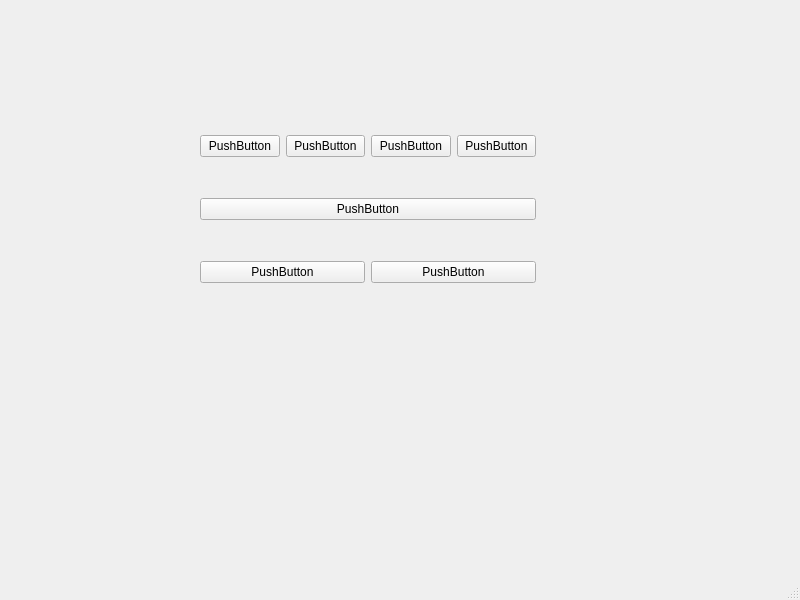
<?xml version="1.0" encoding="UTF-8"?>
<ui version="4.0">
 <class>MainWindow</class>
 <widget class="QMainWindow" name="MainWindow">
  <property name="geometry">
   <rect>
    <x>0</x>
    <y>0</y>
    <width>800</width>
    <height>600</height>
   </rect>
  </property>
  <property name="windowTitle">
   <string>MainWindow</string>
  </property>
  <widget class="QWidget" name="centralwidget">
   <widget class="QWidget" name="gridLayoutWidget">
    <property name="geometry">
     <rect>
      <x>200</x>
      <y>100</y>
      <width>336</width>
      <height>221</height>
     </rect>
    </property>
    <layout class="QGridLayout" name="gridLayout" rowstretch="0,0,0">
     <item row="0" column="2">
      <widget class="QPushButton" name="pushButton_4">
       <property name="text">
        <string>PushButton</string>
       </property>
      </widget>
     </item>
     <item row="0" column="1">
      <widget class="QPushButton" name="pushButton">
       <property name="text">
        <string>PushButton</string>
       </property>
      </widget>
     </item>
     <item row="0" column="0">
      <widget class="QPushButton" name="pushButton_5">
       <property name="text">
        <string>PushButton</string>
       </property>
      </widget>
     </item>
     <item row="0" column="3">
      <widget class="QPushButton" name="pushButton_3">
       <property name="text">
        <string>PushButton</string>
       </property>
      </widget>
     </item>
     <item row="1" column="0" colspan="4">
      <widget class="QPushButton" name="pushButton_2">
       <property name="text">
        <string>PushButton</string>
       </property>
      </widget>
     </item>
     <item row="2" column="0" colspan="2">
      <widget class="QPushButton" name="pushButton_6">
       <property name="text">
        <string>PushButton</string>
       </property>
      </widget>
     </item>
     <item row="2" column="2" colspan="2">
      <widget class="QPushButton" name="pushButton_7">
       <property name="text">
        <string>PushButton</string>
       </property>
      </widget>
     </item>
    </layout>
   </widget>
  </widget>
  <widget class="QMenuBar" name="menubar">
   <property name="geometry">
    <rect>
     <x>0</x>
     <y>0</y>
     <width>800</width>
     <height>33</height>
    </rect>
   </property>
  </widget>
  <widget class="QStatusBar" name="statusbar"/>
 </widget>
 <resources/>
 <connections/>
</ui>
